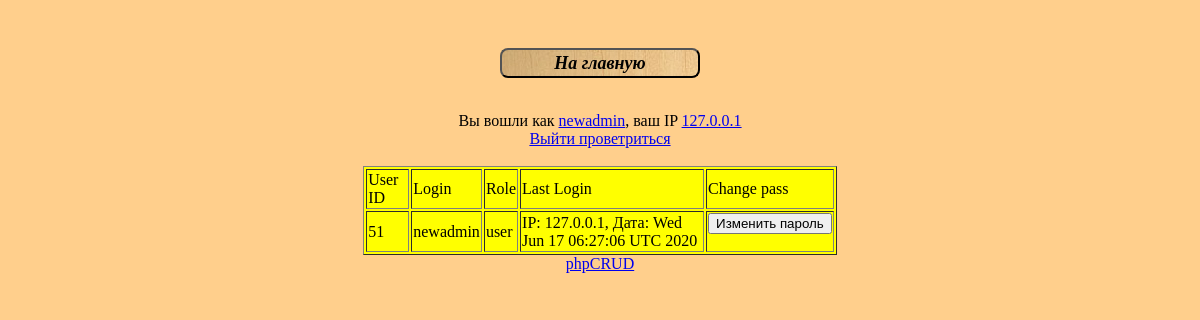
The page /user.php (signed in) on the database its author committed.
### tables this page shows
CREATE TABLE `user` (
  `login` text NOT NULL,
  `password` varchar(255) NOT NULL,
  `user_id` int(11) NOT NULL,
  `log` varchar(255) DEFAULT NULL,
  `role` varchar(15) NOT NULL,
  `ban` varchar(3) DEFAULT NULL
);

### config.php (called while the page is built, shortened)
<?php
$db_host='localhost';
$db_name='cdrom';
$db_login='root';
$db_pass='vertrigo';
$connect_mysql_base = new mysqli($db_host, $db_login, $db_pass, $db_name);
function queryMysql($query)	{
	global $connect_mysql_base;
	$result = $connect_mysql_base->query($query);
	return $result;
}

### User.class.php (the view, shortened to what this page needs)
<?php
function checkAuth() {
    if (empty($_SESSION['login']) || empty ($_SESSION['user_id']) || empty ($_SESSION['role'])) {
	header('Location: auth.php');
    }
    else {
	$random_otvet = rand(1,5);
	switch ($random_otvet) {
            case 1:
                    $random_logout_text = "Выйти проветриться";
                    break;
	}
	$client_ip = $_SERVER['REMOTE_ADDR'];
	$user_id = $_SESSION['user_id'];
	$current_user = $_SESSION['login'];
	$role = $_SESSION['role'];
	echo "Вы вошли как <a href='user.php'>$current_user</a>, ваш IP <a target='blank' href='https://ip.osnova.news/?ip=$client_ip'>$client_ip</a>";
	echo "<br><a href='?sign_out'>$random_logout_text</a><br><br>";
    }
return $userdata = ['current_user'=>"$current_user", 'user_id'=>"$user_id", 'role'=>"$role"];
}
function userInfo() {
    $userdata = checkAuth();
    $current_user = $userdata['current_user'];
    echo "<div align='center'>";
    $s = queryMysql("SELECT * FROM user WHERE login='$current_user' ORDER BY user_id");
    echo "<table border='1' width='40%' bgcolor='yellow'>";
    echo "<tr><td>User ID</td><td>Login</td><td>Role</td><td>Last Login</td><td>Change pass</td>";
    echo "</tr>";
    for ($c=0; $c<$s->num_rows; $c++) {
            echo "<tr>";
            $f = $s->fetch_array();
            echo "<td>$f[user_id]</td><td>$f[login]</td><td>$f[role]</td><td>$f[log]</td> <td> <form method='POST' action='update.php'><input type='submit' name='change_pass' value='Изменить пароль'></form></td>";
            echo "</tr>";
    }
    echo "</table>";
}

### style.css (style rules this page uses)
body { position:relative; top: 40px; background:#FFCF8C; color:#000000; text-align:center; #border-radius: 98px 98px 98px 98px; }

### rows shown on the page
user: user_id "51", login "newadmin", role "user", log "IP: 127.0.0.1, Дата: Wed Jun 17 06:27:06 UTC 2020"

### other values the page prints
$current_user "newadmin"
$client_ip "127.0.0.1"
$random_logout_text "Выйти проветриться"
